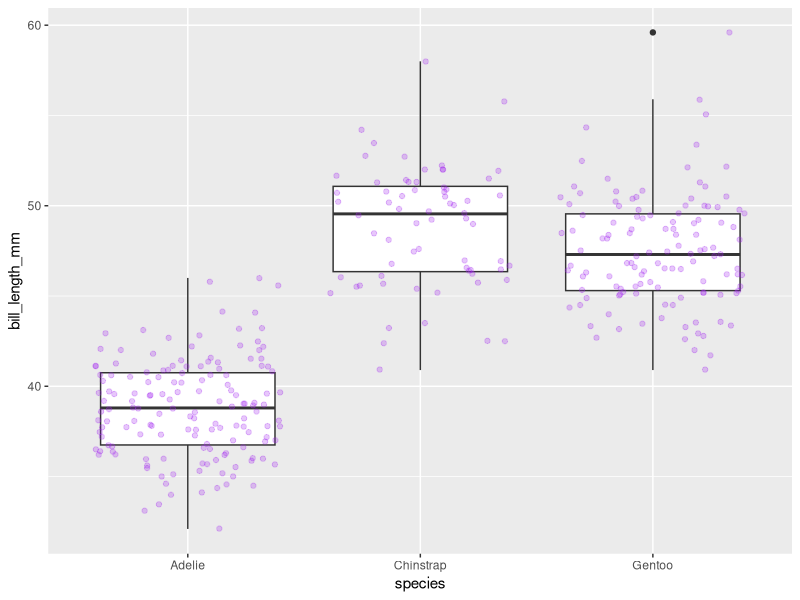
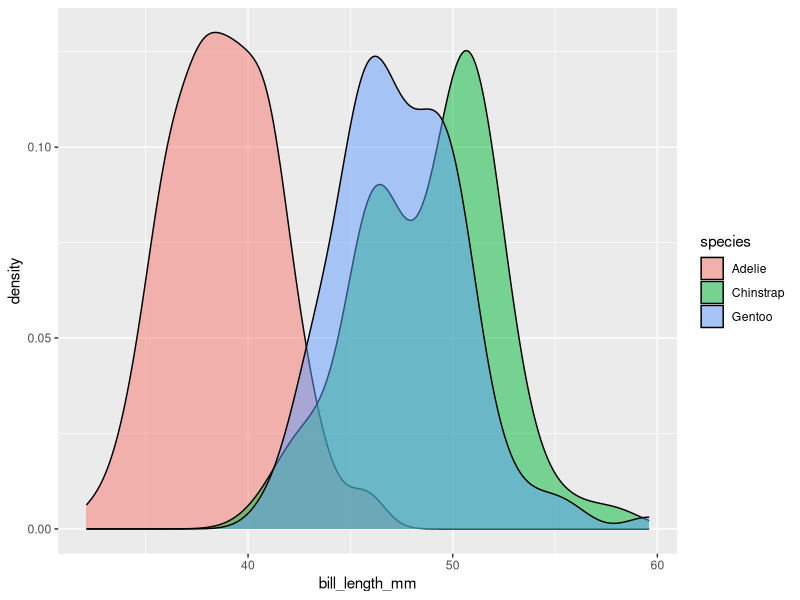
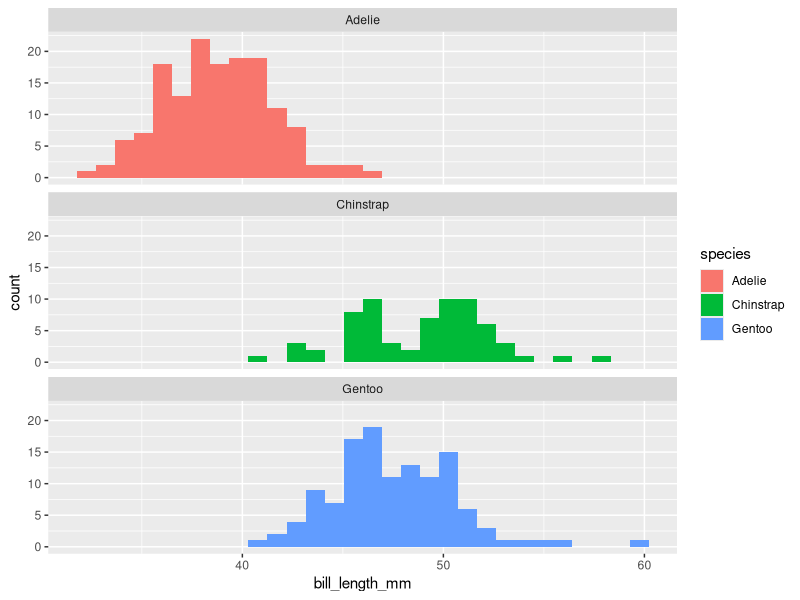

The R source for these figures, in order:
## ---- chunk 1
knitr::opts_chunk$set(echo = TRUE)
library(palmerpenguins)
library(tidyverse)
## ---- chunk 2
ggplot(data = penguins) + 
  geom_boxplot(mapping = aes (x = species, y = bill_length_mm)) +
  geom_jitter(aes(x = species, y = bill_length_mm), alpha = 0.25, color = "purple")

# It seems that, on average, Chinstrap has higher bill lengths at 49 mm. However, Gentoo had the biggest outlier at 59 mm. Adelie is shortest — the average is 38 mm with an outlier of 32 mm. 

# Different species have different lengths. 

# Chinstrap and Gentoo overlap the most with each other. 

# density plot for overlap 
# scatter plot 

## cow plot package pastes together two different grids
## ---- chunk 3
ggplot(data = penguins) + 
  geom_density(mapping = aes(x = bill_length_mm, fill = species), alpha = 0.5)

# I didn't know density plots existed! This is so cool. 
# I can use density to plot overlap in different values for the same variable. 
## ---- chunk 4
 ggplot(data = penguins) +
  geom_histogram(mapping = aes(x = bill_length_mm, fill=species)) +
  facet_wrap(~species, nrow=3)

# Use facet_wrap so you can divide up your histogram so it's split up and not overlapping. 
